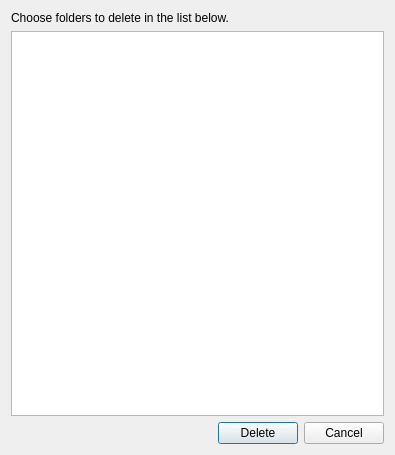
<?xml version="1.0" encoding="UTF-8"?>
<ui version="4.0">
 <class>EmptyDirsFix2</class>
 <widget class="QDialog" name="EmptyDirsFix2">
  <property name="geometry">
   <rect>
    <x>0</x>
    <y>0</y>
    <width>395</width>
    <height>455</height>
   </rect>
  </property>
  <property name="windowTitle">
   <string>Empty folders fixer</string>
  </property>
  <property name="windowIcon">
   <iconset resource="../../../resources.qrc">
    <normaloff>:/images/icon.ico</normaloff>:/images/icon.ico</iconset>
  </property>
  <layout class="QVBoxLayout" name="verticalLayout">
   <item>
    <widget class="QLabel" name="label">
     <property name="text">
      <string>Choose folders to delete in the list below.</string>
     </property>
    </widget>
   </item>
   <item>
    <widget class="QListWidget" name="listWidget">
     <property name="selectionMode">
      <enum>QAbstractItemView::MultiSelection</enum>
     </property>
    </widget>
   </item>
   <item>
    <layout class="QHBoxLayout" name="horizontalLayout_4">
     <item>
      <spacer name="horizontalSpacer">
       <property name="orientation">
        <enum>Qt::Horizontal</enum>
       </property>
       <property name="sizeHint" stdset="0">
        <size>
         <width>40</width>
         <height>20</height>
        </size>
       </property>
      </spacer>
     </item>
     <item>
      <widget class="QPushButton" name="buttonDelete">
       <property name="text">
        <string>Delete</string>
       </property>
      </widget>
     </item>
     <item>
      <widget class="QPushButton" name="buttonCancel">
       <property name="text">
        <string>Cancel</string>
       </property>
      </widget>
     </item>
    </layout>
   </item>
  </layout>
 </widget>
 <resources>
  <include location="../../../resources.qrc"/>
  <include location="../../../resources.qrc"/>
  <include location="../../../resources.qrc"/>
 </resources>
 <connections>
  <connection>
   <sender>buttonCancel</sender>
   <signal>clicked()</signal>
   <receiver>EmptyDirsFix2</receiver>
   <slot>reject()</slot>
   <hints>
    <hint type="sourcelabel">
     <x>341</x>
     <y>439</y>
    </hint>
    <hint type="destinationlabel">
     <x>354</x>
     <y>449</y>
    </hint>
   </hints>
  </connection>
  <connection>
   <sender>buttonDelete</sender>
   <signal>clicked()</signal>
   <receiver>EmptyDirsFix2</receiver>
   <slot>deleteSel()</slot>
   <hints>
    <hint type="sourcelabel">
     <x>272</x>
     <y>427</y>
    </hint>
    <hint type="destinationlabel">
     <x>276</x>
     <y>453</y>
    </hint>
   </hints>
  </connection>
 </connections>
 <slots>
  <slot>deleteSel()</slot>
 </slots>
</ui>
